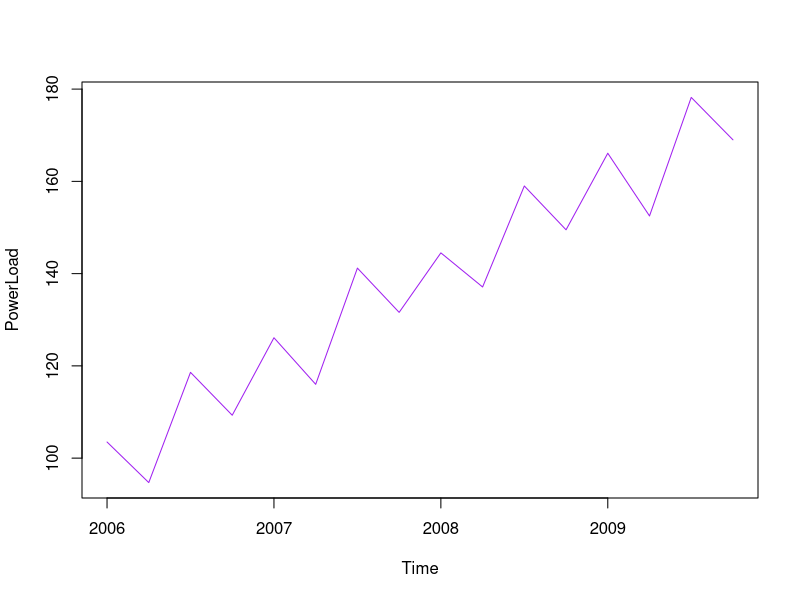
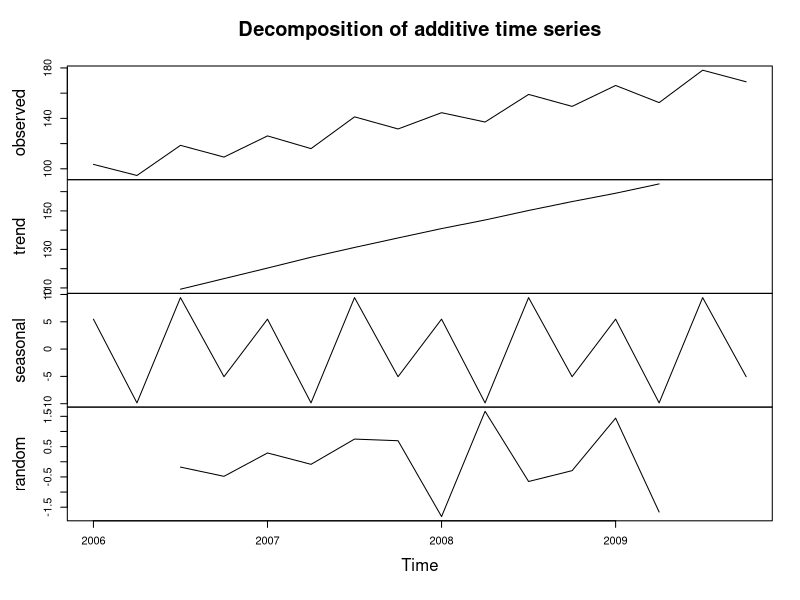

Recreate these plots in R, in order. (Note: this script raises an error after producing the figures.)
## ---- chunk 1
knitr::opts_chunk$set(echo = TRUE)
## ---- chunk 2

#We are going to learn to identify and analyze the components in a time series dataset

#We will start with the powerload dataset, which has quarterly data, meaning the frequency is 4. Note that data coll

setwd("~/Documents/MA362/datasets")
dir()
PL = read.table("PowerLoad2.txt", sep="\t",header=T)
head(PL)

#we are using the powerload variable in the dataset, which is our response variable of the time series

#Let's first decompose the powerload time series and check the components. To begin, we must specify aspects of the time series to R, and create a timeseries variable using the TTR package's ts() function
require(TTR)
TSPL = ts(PL$PowerLoad, frequency = 4, start=c(2006, 1))
plot(TSPL, ylab = "PowerLoad", col = "purple")

#Observations: we see an increasing trend and peaks every 1st and 3rd quarter, as well as valleys in the 2nd and 4th quarters. We can also see the 3rd quarter is the maximum and 2nd is the minimum every year.
#Decomposing the time series
DecomTSPL = decompose(TSPL)
DecomTSPL
plot(DecomTSPL)

#In the above plot we can see the original time series (top / 1), extracted trend (2), extracted seasonal variation (3), and random residuals (bottom / 4)
#we can now see the increasing trend clearly. we can also clearly see the quarterly changes that we noted previously in detail

## ---- chunk 3
#Now working with births per month dataset
setwd("~/Documents/MA362/datasets")
dir()
BM = read.table("BirthsPerMonth.txt", sep="\t",header=T)
BM(PL)

TSBM = ts(BM$BirthsPerMonth, frequency = 12, start=c(2006, 1))
plot(TSPL, ylab = "PowerLoad", col = "purple")

#decompose TS
DecomTSBM = decompose(TSBM)
plot(DecomTSBM)

## ---- chunk 4
#following is code from last session
setwd("~/Documents/MA362/datasets")
dir()
PL = read.table("PowerLoad2.txt", sep="\t",header=T)
head(PL)
require(TTR)
TSPL = ts(PL$PowerLoad, frequency = 4, start=c(2006, 1))

#new code: we will be applying a moving average to the code
MAPL = SMA(TSPL, n=4)
MAPL

#Let's convert the moving average for powerload into a time series object
TMAPL = ts(MAPL, frequency = 4, start=2006)
plot(TSPL);lines(TMAPL, col="purple")

#step 1: lets create the regression line from MAPL and t=1:16
t=1:16
MAmodel = lm(TMAPL~t)
summary(MAmodel)

#step 2: bow predict for Mt-hat for t:17:20
MAhat = predict(MAmodel, newdata=data.frame(t=17:20))
MAhat

#step 3: Let's adjust for the corresponding seasonal index / 100
#F17=M17-hat * (S.I. of Q1)/100
F17 = MAhat[1]*109.8036/100
F17


#F18=M18-hat * (S.I. of Q2)/100
F18 = MAhat[2]*98.3048/100
F18

#F19=M19-hat * (S.I. of Q3)/100
F19 = MAhat[3]*122.032033/100
F19

## ---- chunk 5
#following is code from last session
setwd("~/Documents/MA362/datasets")
dir()
PL = read.table("PowerLoad2.txt", sep="\t",header=T)
head(PL)

require(TTR)
TSPL = ts(PL$PowerLoad, frequency = 4, start=c(2006, 1))
plot(TSPL)

?HoltWinters
?SMA()
#we are going to use "Exponential smoothing" into the PowerLoad dataset. We will be using an exponential smoothing constant of 0.7. We will use the function HoltWinters() for exponential smoothing, with only alpha = exponential smoothing constant, so we need to set beta=FALSE, gamma=FALSE

EXPL = HoltWinters(TSPL, alpha = 0.7, beta = FALSE, gamma = FALSE)
plot(EXPL)

#How about we reduce the weight on the actual time series, Yt, by reducing the smoothing constant -- use alpha .2
EXPL2 = HoltWinters(TSPL, alpha = 0.2, beta = FALSE, gamma = FALSE)

EXPL$fitted[,3]
EXPL$fitted
plot(EXPL$fitted)
plot(EXPL)


## ---- chunk 6
#recall that for the powerload time series, we have significant seasonal variation and also a trend. lets use both time trend and seasonality terms in the regression model

plot(DecomTSPL, col = "purple1")
RegPL = lm(PowerLoad~t+as.factor(Quarter), data=PL)
summary(RegPL)

#Next we will predict/forecast Powerload for 2010's 4 quarters. t will go from 17 to 20 for quarter 1-4
t=17:20
t
head(PL)
Quarter=1:4
RegFt=predict(RegPL, newdata=data.frame(t, as.factor(Quarter))) #use test dataset here
RegFt #these are the forecasted values for the 4 quarters of 2010

#as this is a  MLRM we cannot plot a line but we can plot the fitted values of the MLRM

#we are going to plot the fitted.values of the model on the original time series data
RegPL$fitted.values #note, these are fitted values, not forecasts
TSReg=ts(RegPL$fitted.values, frequency = 4, start=c(2006,1))
plot(TSPL)
plot(TSPL);lines(TSReg, col="green");legend("bottomright", legend=c("PowerLoad", "RegressionFittedVals"), col=c("black", "green"), pch=c(15,16))



## ---- chunk 7

#Let's redo exponential smoothing, with alpha = .7
EXPL = HoltWinters(TSPL, alpha = 0.7, beta = FALSE, gamma = FALSE)
plot(EXPL)




